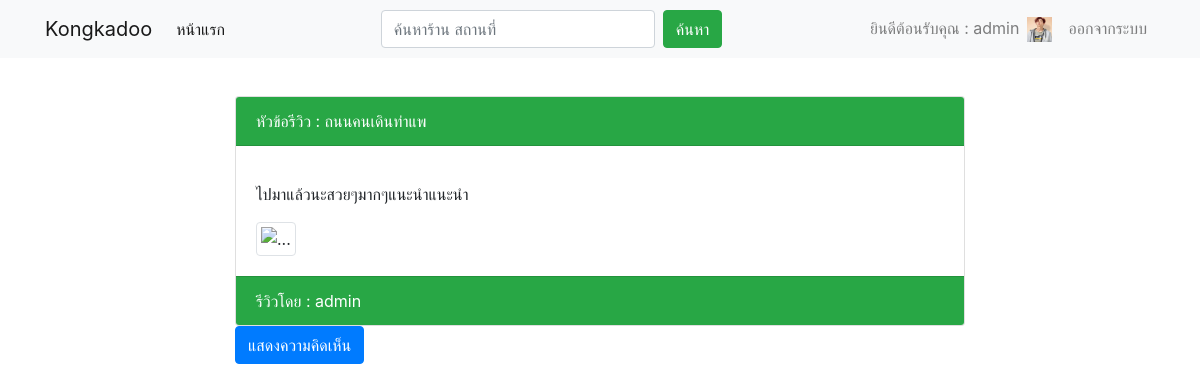
The page /manage_comment.php?idreview=58 (signed in) on the database its author committed.
### tables this page shows
CREATE TABLE `review` (
  `idreview` int(11) NOT NULL,
  `topic` varchar(255) NOT NULL,
  `content` varchar(255) NOT NULL,
  `datetime` datetime NOT NULL,
  `pic` varchar(255) NOT NULL,
  `idmember` varchar(255) NOT NULL,
  `idshop` int(11) NOT NULL,
  `type` varchar(255) NOT NULL
);

### manage_comment.php (the view, shortened to what this page needs)
<?php session_start();
include 'header.php';
if (isset($_GET['idreview'])) {
    $idreview = $_GET['idreview'];
    $sql = 'SELECT * FROM review WHERE idreview=' . $idreview . '';
    $result = mysql_query($sql) or die(mysql_error());
    $row = mysql_fetch_array($result);
}
?>
<div class="container">
    <div class="row">
        <div class="col-sm col-md col-lg col-xl">
            <nav class="navbar navbar-expand-lg fixed-top navbar-light bg-light">
                <div class="container">
                    <a class="navbar-brand" href="index.php">Kongkadoo</a>
                    <div class="collapse navbar-collapse" id="navbarSupportedContent">
                        <ul class="navbar-nav mr-auto">
                            <li class="nav-item active">
                                <a class="nav-link" href="index.php">หน้าแรก <span class="sr-only">(current)</span></a>
                            </li>
                        </ul>
                        <form id="formsearch" name="formsearch" method="post" action="search_file.php"
                            class="form-inline my-4 my-lg-0">
                            <input name="search" type="text" id="search" required class="form-control mr-sm-2"
                                placeholder="ค้นหาร้าน สถานที่" />
                            <button class="btn btn-success my-2 my-sm-0" type="submit">ค้นหา</button>
                        </form>
                        <ul class="navbar-nav ml-auto">
                            <?php if (isset($_SESSION['id'])) {?>
                            <li class="nav-item">
                                <span class="navbar-text">
                                    <?php echo "ยินดีต้อนรับคุณ : " . $_SESSION['fullname']; ?>
                                </span>
                            </li>
                            <li class="nav-item">
                                <a class="nav-link" href=""><img src="Image/<?php echo $_SESSION['pic']; ?>" alt=""
                                        width="25" height="25"> <span class="sr-only">(current)</span></a>
                            </li>
                            <li class="nav-item">
                                <a class="nav-link" href="logout.php">ออกจากระบบ </a>
                            </li>
                            <?php }?>
                        </ul>
                    </div>
                </div>
            </nav>
        </div>
    </div>
</div>
ิ<br>
<br>
<br>
ิ<br>
<div class="container">
    <div class="row">
        <div class="col-2"></div>
        <div class="col-8">
            <div class="card">
                <div class="card-header text-white bg-success mb-3">
                    <?php echo "หัวข้อรีวิว : " . $row['topic']; ?>
                </div>
                <div class="card-body">
                    <p class="card-text"><?php echo $row['content']; ?></p>
                    <img width="200" height="200" src="Image/<?php echo $row['pic']; ?>" alt="..."
                        class="img-thumbnail">
                </div>
                <div class="card-footer text-white bg-success">
                    <?php echo "รีวิวโดย : " . $row['idmember']; ?>
                </div>
            </div>
            <p>
                <a class="btn btn-primary" href="manage_review.php" role="button">แสดงความคิดเห็น</a>
            </p>
        </div>
    </div>
</div>
<?php include 'footer.php';?>

### rows shown on the page
review: topic "ถนนคนเดินท่าแพ", content "ไปมาแล้วนะสวยๆมากๆแนะนำแนะนำ", idmember "admin"

### other values the page prints
$_SESSION['fullname'] "admin"
